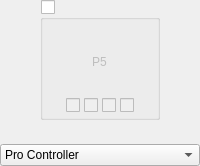
            <widget class="QWidget" name="widgetPlayer5" native="true">
             <layout class="QVBoxLayout" name="verticalLayout_23">
              <property name="spacing">
               <number>5</number>
              </property>
              <property name="leftMargin">
               <number>0</number>
              </property>
              <property name="topMargin">
               <number>0</number>
              </property>
              <property name="rightMargin">
               <number>0</number>
              </property>
              <property name="bottomMargin">
               <number>0</number>
              </property>
              <item alignment="Qt::AlignHCenter">
               <widget class="QGroupBox" name="groupPlayer5Connected">
                <property name="minimumSize">
                 <size>
                  <width>120</width>
                  <height>120</height>
                 </size>
                </property>
                <property name="maximumSize">
                 <size>
                  <width>120</width>
                  <height>120</height>
                 </size>
                </property>
                <property name="title">
                 <string/>
                </property>
                <property name="checkable">
                 <bool>true</bool>
                </property>
                <property name="checked">
                 <bool>false</bool>
                </property>
                <layout class="QVBoxLayout" name="verticalLayout_8" stretch="1,0">
                 <property name="spacing">
                  <number>7</number>
                 </property>
                 <property name="leftMargin">
                  <number>14</number>
                 </property>
                 <property name="topMargin">
                  <number>7</number>
                 </property>
                 <property name="rightMargin">
                  <number>14</number>
                 </property>
                 <property name="bottomMargin">
                  <number>4</number>
                 </property>
                 <item>
                  <widget class="PlayerControlPreview" name="controllerPlayer5">
                   <property name="styleSheet">
                    <string notr="true"/>
                   </property>
                   <layout class="QVBoxLayout" name="verticalLayout_16">
                    <property name="topMargin">
                     <number>16</number>
                    </property>
                    <item alignment="Qt::AlignHCenter|Qt::AlignVCenter">
                     <widget class="QLabel" name="labelPlayer5">
                      <property name="text">
                       <string>P5</string>
                      </property>
                     </widget>
                    </item>
                   </layout>
                  </widget>
                 </item>
                 <item alignment="Qt::AlignHCenter">
                  <widget class="QWidget" name="Player5LEDs" native="true">
                   <property name="enabled">
                    <bool>false</bool>
                   </property>
                   <property name="minimumSize">
                    <size>
                     <width>0</width>
                     <height>10</height>
                    </size>
                   </property>
                   <layout class="QHBoxLayout" name="horizontalLayout_11">
                    <property name="spacing">
                     <number>4</number>
                    </property>
                    <property name="leftMargin">
                     <number>0</number>
                    </property>
                    <property name="topMargin">
                     <number>0</number>
                    </property>
                    <property name="rightMargin">
                     <number>0</number>
                    </property>
                    <property name="bottomMargin">
                     <number>0</number>
                    </property>
                    <item>
                     <widget class="QCheckBox" name="checkboxPlayer5LED1">
                      <property name="layoutDirection">
                       <enum>Qt::LeftToRight</enum>
                      </property>
                     </widget>
                    </item>
                    <item>
                     <widget class="QCheckBox" name="checkboxPlayer5LED2"/>
                    </item>
                    <item>
                     <widget class="QCheckBox" name="checkboxPlayer5LED3"/>
                    </item>
                    <item>
                     <widget class="QCheckBox" name="checkboxPlayer5LED4"/>
                    </item>
                   </layout>
                  </widget>
                 </item>
                </layout>
               </widget>
              </item>
              <item>
               <widget class="QWidget" name="Player5Explain" native="true">
                <property name="minimumSize">
                 <size>
                  <width>0</width>
                  <height>10</height>
                 </size>
                </property>
                <property name="maximumSize">
                 <size>
                  <width>150</width>
                  <height>16777215</height>
                 </size>
                </property>
                <layout class="QVBoxLayout" name="verticalLayout_40">
                 <property name="spacing">
                  <number>0</number>
                 </property>
                 <property name="leftMargin">
                  <number>0</number>
                 </property>
                 <property name="topMargin">
                  <number>0</number>
                 </property>
                 <property name="rightMargin">
                  <number>0</number>
                 </property>
                 <property name="bottomMargin">
                  <number>0</number>
                 </property>
                 <item>
                  <widget class="QLabel" name="labelPlayer5Explain">
                   <property name="alignment">
                    <set>Qt::AlignCenter</set>
                   </property>
                  </widget>
                 </item>
                </layout>
               </widget>
              </item>
              <item>
               <widget class="QComboBox" name="comboPlayer5Emulated">
                <item>
                 <property name="text">
                  <string>Pro Controller</string>
                 </property>
                </item>
                <item>
                 <property name="text">
                  <string>Joy-Con 2 Pair</string>
                 </property>
                </item>
                <item>
                 <property name="text">
                  <string>Joy-Con 2 (L)</string>
                 </property>
                </item>
                <item>
                 <property name="text">
                  <string>Joy-Con 2 (R)</string>
                 </property>
                </item>
               </widget>
              </item>
             </layout>
            </widget>
